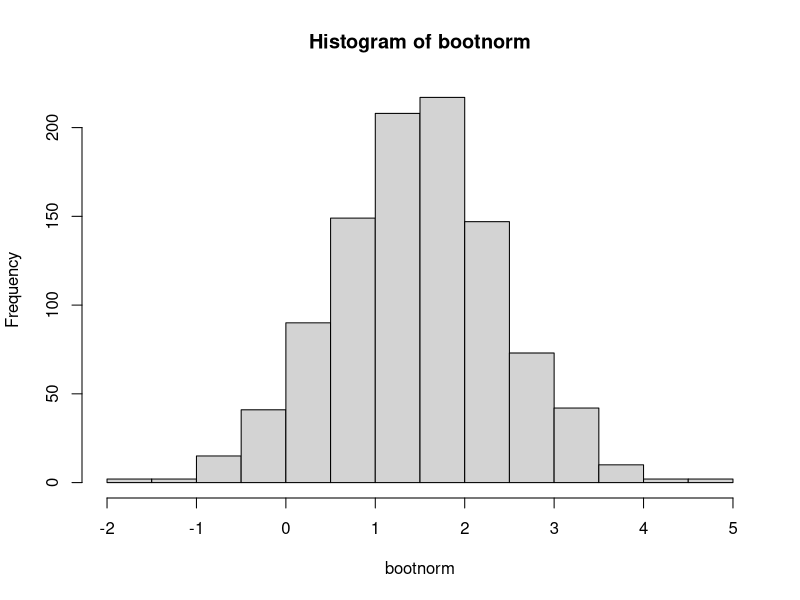
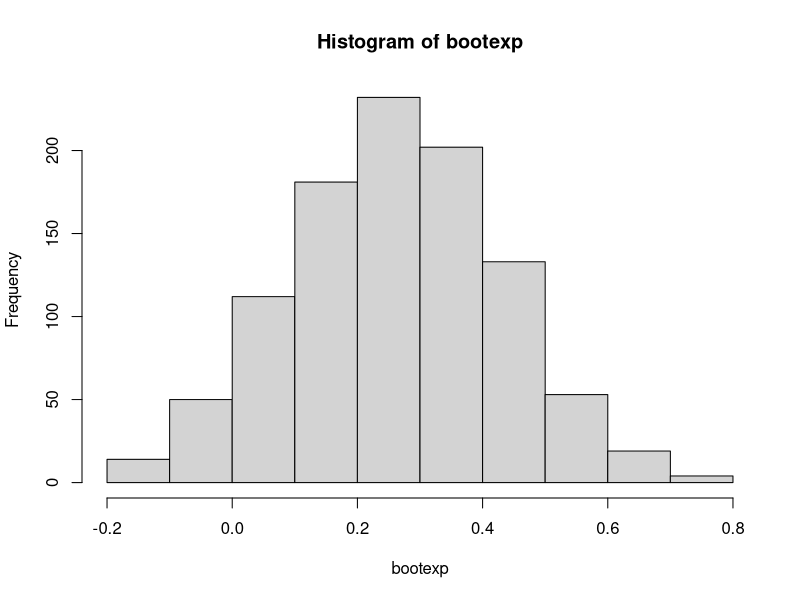

Here is the R script that generated these plots, in order:
## ---- chunk 1
x<-rnorm(50,22,5)
y<-rnorm(40,20,4)
xbar <- mean(x)
ybar <- mean(y)
meandiff <- xbar- ybar
## ---- chunk 2
xbar
ybar
meandiff
## ---- chunk 3
bootnorm<-numeric(1000) #initialize bootnorm vector to have 1000 spots in it. # Run loop 1000 times
for (i in 1:1000){
bootsample1 <- sample(x, size=length(x), replace=T)
bootsample2 <- sample(y, size=length(y), replace=T)
bootmean = mean(bootsample1) - mean(bootsample2) # the mean difference between two samples
bootnorm[i] <- bootmean # put 1000 mean difference from the boot samples into bootnorm
}
## ---- chunk 4
mean(bootnorm) # This value should be close to meandiff
hist(bootnorm) # histogram of bootnorm
## ---- chunk 5
xexp<-rexp(50)
yexp<-rexp(40)
xexpbar <- mean(xexp)
yexpbar <- mean(yexp)
meanexpdiff <- xexpbar- yexpbar
## ---- chunk 6
meanexpdiff
## ---- chunk 7
bootexp<-numeric(1000) #initialize bootnorm vector to have 1000 spots in it. 
# Run loop 1000 times
for (i in 1:1000){
bootexpsample1 <- sample(xexp, size=length(xexp), replace=T)
bootexpsample2 <- sample(yexp, size=length(yexp), replace=T)
bootexpmean = mean(bootexpsample1) - mean(bootexpsample2) # the mean difference between two samples
bootexp[i] <- bootexpmean # put 1000 mean difference from the boot samples into bootexp
}
## ---- chunk 8
mean(bootexp) # This value should be close to meanexpdiff
hist(bootexp) # histogram of bootexp
